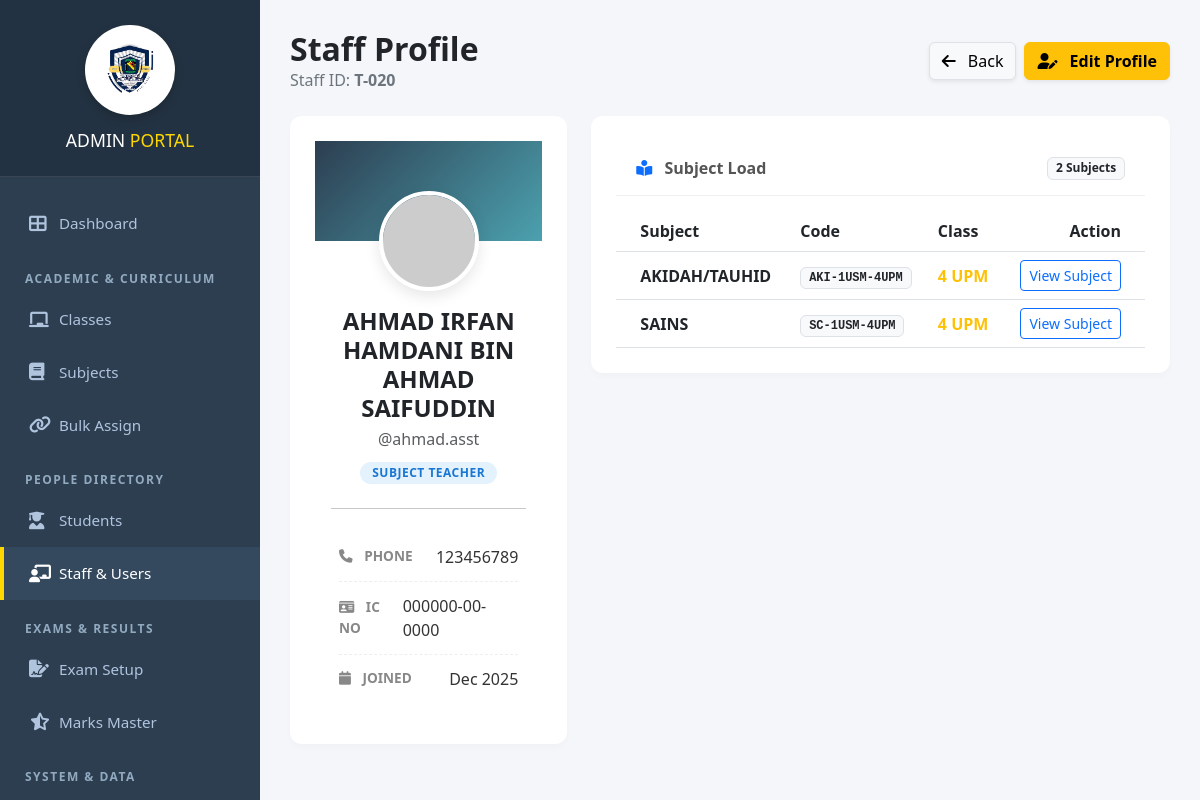
The app's page /admin/view_user.php?user_id=41 (signed in) with its own data.
### tables this page shows
CREATE TABLE `users` (
  `user_id` int(11) NOT NULL,
  `username` varchar(50) NOT NULL,
  `password` varchar(255) NOT NULL,
  `full_name` varchar(100) NOT NULL,
  `role` enum('admin','class_teacher','subject_teacher') NOT NULL,
  `created_at` timestamp NULL DEFAULT current_timestamp(),
  `avatar` varchar(255) DEFAULT NULL,
  `ic_no` varchar(50) DEFAULT NULL,
  `teacher_id_no` varchar(50) DEFAULT NULL,
  `phone` varchar(20) DEFAULT NULL,
  `teaching_subjects` text DEFAULT NULL
);

CREATE TABLE `subjects` (
  `subject_id` int(11) NOT NULL,
  `subject_name` varchar(100) NOT NULL,
  `subject_code` varchar(20) DEFAULT NULL,
  `class_id` int(11) DEFAULT NULL
);

CREATE TABLE `classes` (
  `class_id` int(11) NOT NULL,
  `class_name` varchar(50) NOT NULL,
  `year` int(11) NOT NULL,
  `class_teacher_id` int(11) DEFAULT NULL
);

### admin/view_user.php (the view, shortened to what this page needs)
<?php
include '../config/db.php';
include 'includes/header.php';
$uid = $_GET['user_id'];
$u_query = $conn->query("SELECT * FROM users WHERE user_id = $uid");
$user = $u_query->fetch_assoc();
$subjects = $conn->query("SELECT s.*, c.class_name
                          FROM subjects s
                          JOIN subject_teachers st ON s.subject_id = st.subject_id
                          JOIN classes c ON s.class_id = c.class_id
                          WHERE st.teacher_id = $uid
                          ORDER BY c.class_name, s.subject_name");
?>
<link href="https://cdn.jsdelivr.net/npm/bootstrap@5.3.0/dist/css/bootstrap.min.css" rel="stylesheet">
<link href="https://cdnjs.cloudflare.com/ajax/libs/font-awesome/6.4.0/css/all.min.css" rel="stylesheet">
<div class="wrapper">
    <?php include 'includes/sidebar.php'; ?>
    <div class="main-content">
        <div class="container-fluid">
            <div class="d-flex justify-content-between align-items-center mb-4">
                <div>
                    <h2 class="fw-bold text-dark mb-0">Staff Profile</h2>
                    <p class="text-secondary mb-0">Staff ID: <strong><?php echo $user['teacher_id_no'] ? $user['teacher_id_no'] : 'N/A'; ?></strong></p>
                </div>
                <div class="d-flex gap-2">
                    <a href="manage_users.php" class="btn btn-light shadow-sm border">
                        <i class="fas fa-arrow-left me-2"></i> Back
                    </a>
                    <a href="edit_user.php?user_id=<?php echo $uid; ?>" class="btn btn-warning fw-bold shadow-sm">
                        <i class="fas fa-user-edit me-2"></i> Edit Profile
                    </a>
                </div>
            </div>
            <div class="row g-4">
                <div class="col-lg-4">
                    <div class="card profile-card mb-4">
                        <div class="card-body pt-0 text-center">
                            <div class="avatar-wrapper">
                                <?php $avatar = $user['avatar'] ? "../uploads/".$user['avatar'] : "https://ui-avatars.com/api/?name=".$user['full_name']."&background=random"; ?>
                                <img src="<?php echo $avatar; ?>" class="avatar-xl">
                            </div>
                            <h4 class="mt-3 mb-1 fw-bold"><?php echo $user['full_name']; ?></h4>
                            <p class="text-muted mb-2">@<?php echo $user['username']; ?></p>
                            <?php
                                $r = $user['role'];
                                $badge = ($r=='admin') ? 'role-admin' : (($r=='class_teacher') ? 'role-class-teacher' : 'role-subject-teacher');
                            ?>
                            <span class="badge badge-role <?php echo $badge; ?>"><?php echo str_replace('_', ' ', $r); ?></span>
                            <hr class="my-4">
                            <div class="text-start px-2">
                                <div class="info-list-item">
                                    <span class="label-text"><i class="fas fa-phone me-2"></i> Phone</span>
                                    <span class="value-text"><?php echo $user['phone'] ? $user['phone'] : '-'; ?></span>
                                </div>
                                <div class="info-list-item">
                                    <span class="label-text"><i class="fas fa-id-card me-2"></i> IC No</span>
                                    <span class="value-text"><?php echo $user['ic_no'] ? $user['ic_no'] : '-'; ?></span>
                                </div>
                                <div class="info-list-item">
                                    <span class="label-text"><i class="fas fa-calendar me-2"></i> Joined</span>
                                    <span class="value-text"><?php echo date('M Y', strtotime($user['created_at'])); ?></span>
                                </div>
                            </div>
                        </div>
                    </div>
                </div>
                <div class="col-lg-8">
                    <div class="card info-card">
                        <div class="card-header-custom">
                            <span><i class="fas fa-book-reader text-primary me-2"></i> Subject Load</span>
                            <span class="badge bg-light text-dark border"><?php echo $subjects->num_rows; ?> Subjects</span>
                        </div>
                        <div class="card-body p-0">
                            <div class="table-responsive">
                                <table class="table table-hover align-middle mb-0">
                                    <thead class="bg-light">
                                        <tr>
                                            <th class="ps-4">Subject</th>
                                            <th>Code</th>
                                            <th>Class</th>
                                            <th class="text-end pe-4">Action</th>
                                        </tr>
                                    </thead>
                                    <tbody>
                                        <?php if($subjects->num_rows > 0): ?>
                                            <?php while($sub = $subjects->fetch_assoc()): ?>
                                            <tr>
                                                <td class="ps-4 fw-bold text-dark"><?php echo $sub['subject_name']; ?></td>
                                                <td><span class="badge bg-light text-dark border font-monospace"><?php echo $sub['subject_code']; ?></span></td>
                                                <td><span class="fw-bold text-warning"><?php echo $sub['class_name']; ?></span></td>
                                                <td class="text-end pe-4">
                                                    <a href="view_subject.php?subject_id=<?php echo $sub['subject_id']; ?>" class="btn btn-sm btn-outline-primary">
                                                        View Subject
                                                    </a>
                                                </td>
                                            </tr>
                                            <?php endwhile; ?>
                                        <?php else: ?>
                                            <tr><td colspan="4" class="text-center py-5 text-muted">No teaching subjects assigned.</td></tr>
                                        <?php endif; ?>
                                    </tbody>
                                </table>
                            </div>
                        </div>
                    </div>
                </div>
            </div>
        </div>
    </div>
</div>
</body>
</html>

### admin/includes/header.php (style rules this page uses)
:root { --primary-gold: #FFD700; --gold-grad: linear-gradient(135deg, #FFD700 0%, #FDB931 100%); --sidebar-width: 260px; --bg-color: #f4f7f6; --text-color: #2c3e50; }
* { box-sizing: border-box; }
body { font-family: 'Segoe UI', Tahoma, Geneva, Verdana, sans-serif; background-color: var(--bg-color); color: var(--text-color); margin: 0; padding: 0; }
.main-content { margin-left: var(--sidebar-width); padding: 30px; min-height: 100vh; transition: margin-left 0.3s ease; }
.card { background: white; padding: 25px; border-radius: 8px; box-shadow: 0 2px 10px rgba(0, 0, 0, 0.05); margin-bottom: 20px; border: 1px solid #eef0f2; }
.btn { padding: 10px 20px; border: none; border-radius: 5px; cursor: pointer; font-weight: 600; text-decoration: none; display: inline-block; transition: 0.2s; }
table { width: 100%; border-collapse: collapse; margin-top: 15px; }
th { text-align: left; padding: 15px; background: #f8f9fa; border-bottom: 2px solid var(--primary-gold); color: #555; }
td { padding: 15px; border-bottom: 1px solid #eee; }

### admin/view_user.php (style rules this page uses)
body { background-color: #f4f6f9; overflow-x: hidden; }
.main-content { position: absolute; top: 0; right: 0; width: calc(100% - 260px) !important; margin-left: 260px !important; min-height: 100vh; padding: 0 !important; display: block !important; }
.container-fluid { padding: 30px !important; }
.profile-card { border: none; border-radius: 12px; box-shadow: 0 4px 6px rgba(0,0,0,0.02); overflow: hidden; }
.avatar-wrapper { margin-top: -50px; text-align: center; }
.avatar-xl { width: 100px; height: 100px; border-radius: 50%; border: 4px solid #fff; box-shadow: 0 5px 15px rgba(0,0,0,0.1); object-fit: cover; }
.badge-role { font-size: 0.75rem; padding: 5px 12px; border-radius: 20px; text-transform: uppercase; letter-spacing: 0.5px; }
.role-subject-teacher { background: #e3f2fd; color: #1976d2; }
.info-card { border: none; border-radius: 12px; box-shadow: 0 4px 6px rgba(0,0,0,0.02); margin-bottom: 20px; }
.card-header-custom { background: white; padding: 15px 20px; border-bottom: 1px solid #f0f0f0; font-weight: 700; color: #555; display: flex; justify-content: space-between; align-items: center; }
.info-list-item { padding: 12px 0; border-bottom: 1px dashed #eee; display: flex; justify-content: space-between; align-items: center; }
.info-list-item:last-child { border-bottom: none; }
.label-text { font-size: 0.85rem; color: #888; font-weight: 600; text-transform: uppercase; }
.value-text { font-weight: 500; color: #333; }

### admin/includes/sidebar.php (style rules this page uses)
:root { --sidebar-bg: #2c3e50; --sidebar-hover: #34495e; --sidebar-active-border: #FFD700; --brand-bg: #233242; }

### records on screen
users: teacher_id_no "T-020", full_name "AHMAD IRFAN HAMDANI BIN AHMAD SAIFUDDIN", username "ahmad.asst", role "SUBJECT TEACHER", phone "123456789", ic_no "000000-00-0000", created_at "Dec 2025"
subjects: subject_name "AKIDAH/TAUHID", subject_code "AKI-1USM-4UPM", class.class_name "4 UPM"
subjects: subject_name "SAINS", subject_code "SC-1USM-4UPM", class.class_name "4 UPM"

### other values on screen
$subjects->num_rows "2"
